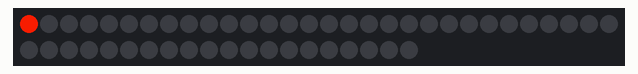
The sketch below on a simulated Arduino Uno, built with avr-gcc and run on an emulated ATmega328P. Parts: 50 RGB LEDs in strip order, left to right, continuing on the next row.

Above: at 2.05 s.
At 3.27 s:
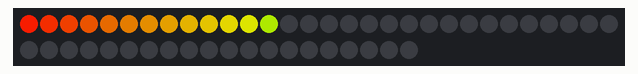
At 4.6 s:
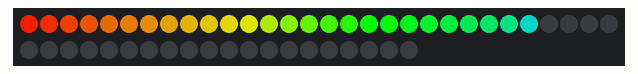
At 5.83 s:
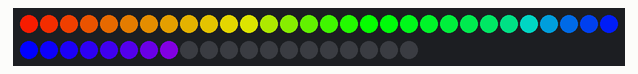
At 7.1 s:
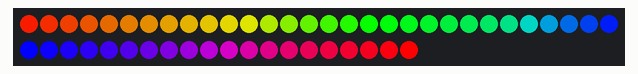

The sketch:

FirstLight.ino
```cpp
// Use if you want to force the software SPI subsystem to be used for some reason (generally, you don't)
// #define FASTLED_FORCE_SOFTWARE_SPI
// Use if you want to force non-accelerated pin access (hint: you really don't, it breaks lots of things)
// #define FASTLED_FORCE_SOFTWARE_SPI
// #define FASTLED_FORCE_SOFTWARE_PINS
#include <FastLED.h>

///////////////////////////////////////////////////////////////////////////////////////////
//
// Move a white dot along the strip of leds.  This program simply shows how to configure the leds,
// and then how to turn a single pixel white and then off, moving down the line of pixels.
//

// How many leds are in the strip?
#define NUM_LEDS 50

// Data pin that led data will be written out over
#define DATA_PIN 5

// Clock pin only needed for SPI based chipsets when not using hardware SPI
//#define CLOCK_PIN 8

// This is an array of leds.  One item for each led in your strip.
CRGB leds[NUM_LEDS];

// This function sets up the ledsand tells the controller about them
void setup() {
	// sanity check delay - allows reprogramming if accidently blowing power w/leds
   	delay(2000);

      // Uncomment one of the following lines for your leds arrangement.
      // FastLED.addLeds<TM1803, DATA_PIN, RGB>(leds, NUM_LEDS);
      // FastLED.addLeds<TM1804, DATA_PIN, RGB>(leds, NUM_LEDS);
      // FastLED.addLeds<TM1809, DATA_PIN, RGB>(leds, NUM_LEDS);
      FastLED.addLeds<WS2811, DATA_PIN, RGB>(leds, NUM_LEDS);
      // FastLED.addLeds<WS2812, DATA_PIN, RGB>(leds, NUM_LEDS);
      // FastLED.addLeds<WS2812B, DATA_PIN, RGB>(leds, NUM_LEDS);
      // FastLED.addLeds<NEOPIXEL, DATA_PIN>(leds, NUM_LEDS);
      // FastLED.addLeds<APA104, DATA_PIN>(leds, NUM_LEDS);
      // FastLED.addLeds<WS2811_400, DATA_PIN, RGB>(leds, NUM_LEDS);
      // FastLED.addLeds<GW6205, DATA_PIN, RGB>(leds, NUM_LEDS);
      // FastLED.addLeds<GW6205_400, DATA_PIN, RGB>(leds, NUM_LEDS);
      // FastLED.addLeds<UCS1903, DATA_PIN, RGB>(leds, NUM_LEDS);
      // FastLED.addLeds<UCS1903B, DATA_PIN, RGB>(leds, NUM_LEDS);

      // FastLED.addLeds<WS2801, RGB>(leds, NUM_LEDS);
      // FastLED.addLeds<SM16716, RGB>(leds, NUM_LEDS);
      // FastLED.addLeds<LPD8806, RGB>(leds, NUM_LEDS);
      // FastLED.addLeds<P9813, RGB>(leds, NUM_LEDS);
      // FastLED.addLeds<APA102, RGB>(leds, NUM_LEDS);
      // FastLED.addLeds<DOTSTAR, RGB>(leds, NUM_LEDS);

      // FastLED.addLeds<WS2801, DATA_PIN, CLOCK_PIN, RGB>(leds, NUM_LEDS);
      // FastLED.addLeds<SM16716, DATA_PIN, CLOCK_PIN, RGB>(leds, NUM_LEDS);
      // FastLED.addLeds<LPD8806, DATA_PIN, CLOCK_PIN, RGB>(leds, NUM_LEDS);
      // FastLED.addLeds<P9813, DATA_PIN, CLOCK_PIN, RGB>(leds, NUM_LEDS);
      // FastLED.addLeds<APA102, DATA_PIN, CLOCK_PIN, RGB>(leds, NUM_LEDS);
      // FastLED.addLeds<DOTSTAR, DATA_PIN, CLOCK_PIN, RGB>(leds, NUM_LEDS);
}

// This function runs over and over, and is where you do the magic to light
// your leds.
void loop() {
   // Move a single white led
   int h = 0;
   int s = 255;
   int v = 255;

   h = h + 5;

   for(int i = 0; i < NUM_LEDS; i++) {
      h = h + 5;
      s++;
      v++;
      // Turn our current led on to white, then show the leds
//      leds[i] = CHSV(White;
      leds[i] = CHSV( h, 255, 255 );

      // Show the leds (only one of which is set to white, from above)
      FastLED.show();

      // Wait a little bit
      delay(100);

      // Turn our current led back to black for the next loop around
//      leds[i] = CRGB::Black;
   }
}
```
